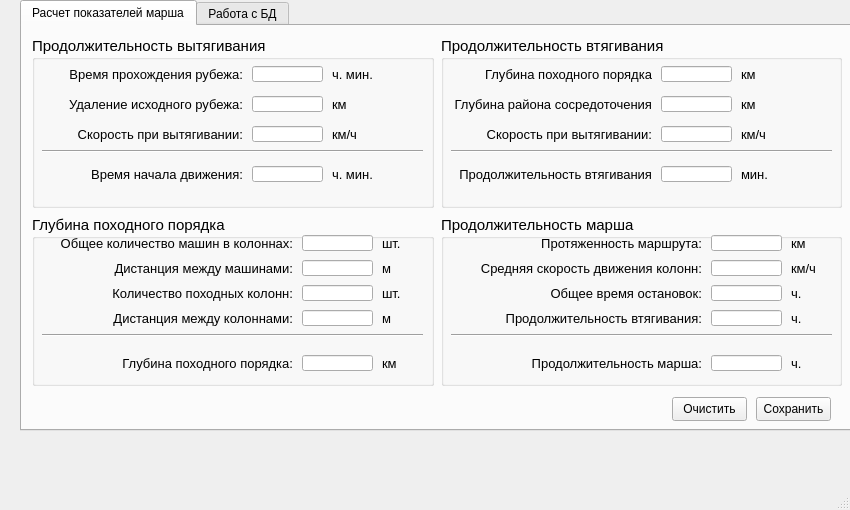
<?xml version="1.0" encoding="UTF-8"?>
<ui version="4.0">
 <class>MainWindow</class>
 <widget class="QMainWindow" name="MainWindow">
  <property name="geometry">
   <rect>
    <x>0</x>
    <y>0</y>
    <width>850</width>
    <height>510</height>
   </rect>
  </property>
  <property name="minimumSize">
   <size>
    <width>850</width>
    <height>510</height>
   </size>
  </property>
  <property name="maximumSize">
   <size>
    <width>850</width>
    <height>510</height>
   </size>
  </property>
  <property name="windowTitle">
   <string>Расчет показателей марша</string>
  </property>
  <widget class="QWidget" name="centralwidget">
   <widget class="QTabWidget" name="tabWidget">
    <property name="enabled">
     <bool>true</bool>
    </property>
    <property name="geometry">
     <rect>
      <x>20</x>
      <y>0</y>
      <width>831</width>
      <height>431</height>
     </rect>
    </property>
    <property name="minimumSize">
     <size>
      <width>831</width>
      <height>431</height>
     </size>
    </property>
    <property name="maximumSize">
     <size>
      <width>831</width>
      <height>431</height>
     </size>
    </property>
    <property name="baseSize">
     <size>
      <width>850</width>
      <height>510</height>
     </size>
    </property>
    <property name="toolTip">
     <string/>
    </property>
    <property name="statusTip">
     <string/>
    </property>
    <property name="whatsThis">
     <string/>
    </property>
    <property name="accessibleDescription">
     <string/>
    </property>
    <property name="currentIndex">
     <number>0</number>
    </property>
    <widget class="QWidget" name="tab_1">
     <property name="accessibleName">
      <string/>
     </property>
     <attribute name="title">
      <string>Расчет показателей марша</string>
     </attribute>
     <widget class="QGroupBox" name="groupBox">
      <property name="geometry">
       <rect>
        <x>10</x>
        <y>10</y>
        <width>402</width>
        <height>172</height>
       </rect>
      </property>
      <property name="font">
       <font>
        <pointsize>11</pointsize>
       </font>
      </property>
      <property name="title">
       <string>Продолжительность вытягивания</string>
      </property>
      <widget class="QLabel" name="label">
       <property name="geometry">
        <rect>
         <x>10</x>
         <y>30</y>
         <width>201</width>
         <height>16</height>
        </rect>
       </property>
       <property name="font">
        <font>
         <pointsize>10</pointsize>
        </font>
       </property>
       <property name="layoutDirection">
        <enum>Qt::LeftToRight</enum>
       </property>
       <property name="text">
        <string>Время прохождения рубежа:</string>
       </property>
       <property name="alignment">
        <set>Qt::AlignRight|Qt::AlignTrailing|Qt::AlignVCenter</set>
       </property>
      </widget>
      <widget class="QLabel" name="label_2">
       <property name="geometry">
        <rect>
         <x>20</x>
         <y>60</y>
         <width>191</width>
         <height>16</height>
        </rect>
       </property>
       <property name="font">
        <font>
         <pointsize>10</pointsize>
        </font>
       </property>
       <property name="layoutDirection">
        <enum>Qt::LeftToRight</enum>
       </property>
       <property name="text">
        <string>Удаление исходного рубежа:</string>
       </property>
       <property name="alignment">
        <set>Qt::AlignRight|Qt::AlignTrailing|Qt::AlignVCenter</set>
       </property>
      </widget>
      <widget class="QLabel" name="label_3">
       <property name="geometry">
        <rect>
         <x>20</x>
         <y>90</y>
         <width>191</width>
         <height>16</height>
        </rect>
       </property>
       <property name="font">
        <font>
         <pointsize>10</pointsize>
        </font>
       </property>
       <property name="layoutDirection">
        <enum>Qt::LeftToRight</enum>
       </property>
       <property name="text">
        <string>Скорость при вытягивании:</string>
       </property>
       <property name="alignment">
        <set>Qt::AlignRight|Qt::AlignTrailing|Qt::AlignVCenter</set>
       </property>
      </widget>
      <widget class="QLabel" name="label_4">
       <property name="geometry">
        <rect>
         <x>40</x>
         <y>130</y>
         <width>171</width>
         <height>16</height>
        </rect>
       </property>
       <property name="font">
        <font>
         <pointsize>10</pointsize>
        </font>
       </property>
       <property name="layoutDirection">
        <enum>Qt::LeftToRight</enum>
       </property>
       <property name="text">
        <string>Время начала движения:</string>
       </property>
       <property name="alignment">
        <set>Qt::AlignRight|Qt::AlignTrailing|Qt::AlignVCenter</set>
       </property>
      </widget>
      <widget class="Line" name="line">
       <property name="geometry">
        <rect>
         <x>10</x>
         <y>105</y>
         <width>381</width>
         <height>21</height>
        </rect>
       </property>
       <property name="orientation">
        <enum>Qt::Horizontal</enum>
       </property>
      </widget>
      <widget class="QLineEdit" name="lineEdit">
       <property name="geometry">
        <rect>
         <x>220</x>
         <y>30</y>
         <width>71</width>
         <height>16</height>
        </rect>
       </property>
       <property name="font">
        <font>
         <pointsize>10</pointsize>
        </font>
       </property>
      </widget>
      <widget class="QLineEdit" name="lineEdit_2">
       <property name="geometry">
        <rect>
         <x>220</x>
         <y>60</y>
         <width>71</width>
         <height>16</height>
        </rect>
       </property>
       <property name="font">
        <font>
         <pointsize>10</pointsize>
        </font>
       </property>
      </widget>
      <widget class="QLineEdit" name="lineEdit_3">
       <property name="enabled">
        <bool>true</bool>
       </property>
       <property name="geometry">
        <rect>
         <x>220</x>
         <y>90</y>
         <width>71</width>
         <height>16</height>
        </rect>
       </property>
       <property name="font">
        <font>
         <pointsize>10</pointsize>
        </font>
       </property>
       <property name="readOnly">
        <bool>false</bool>
       </property>
      </widget>
      <widget class="QLineEdit" name="lineEdit_4">
       <property name="enabled">
        <bool>true</bool>
       </property>
       <property name="geometry">
        <rect>
         <x>220</x>
         <y>130</y>
         <width>71</width>
         <height>16</height>
        </rect>
       </property>
       <property name="font">
        <font>
         <pointsize>10</pointsize>
        </font>
       </property>
       <property name="readOnly">
        <bool>true</bool>
       </property>
      </widget>
      <widget class="QLabel" name="label_13">
       <property name="geometry">
        <rect>
         <x>300</x>
         <y>30</y>
         <width>61</width>
         <height>16</height>
        </rect>
       </property>
       <property name="font">
        <font>
         <pointsize>10</pointsize>
        </font>
       </property>
       <property name="layoutDirection">
        <enum>Qt::LeftToRight</enum>
       </property>
       <property name="text">
        <string>ч. мин.</string>
       </property>
       <property name="alignment">
        <set>Qt::AlignLeading|Qt::AlignLeft|Qt::AlignVCenter</set>
       </property>
      </widget>
      <widget class="QLabel" name="label_14">
       <property name="geometry">
        <rect>
         <x>300</x>
         <y>60</y>
         <width>61</width>
         <height>16</height>
        </rect>
       </property>
       <property name="font">
        <font>
         <pointsize>10</pointsize>
        </font>
       </property>
       <property name="layoutDirection">
        <enum>Qt::LeftToRight</enum>
       </property>
       <property name="text">
        <string>км</string>
       </property>
       <property name="alignment">
        <set>Qt::AlignLeading|Qt::AlignLeft|Qt::AlignVCenter</set>
       </property>
      </widget>
      <widget class="QLabel" name="label_15">
       <property name="geometry">
        <rect>
         <x>300</x>
         <y>90</y>
         <width>61</width>
         <height>16</height>
        </rect>
       </property>
       <property name="font">
        <font>
         <pointsize>10</pointsize>
        </font>
       </property>
       <property name="layoutDirection">
        <enum>Qt::LeftToRight</enum>
       </property>
       <property name="text">
        <string>км/ч</string>
       </property>
       <property name="alignment">
        <set>Qt::AlignLeading|Qt::AlignLeft|Qt::AlignVCenter</set>
       </property>
      </widget>
      <widget class="QLabel" name="label_16">
       <property name="geometry">
        <rect>
         <x>300</x>
         <y>130</y>
         <width>61</width>
         <height>16</height>
        </rect>
       </property>
       <property name="font">
        <font>
         <pointsize>10</pointsize>
        </font>
       </property>
       <property name="layoutDirection">
        <enum>Qt::LeftToRight</enum>
       </property>
       <property name="text">
        <string>ч. мин.</string>
       </property>
       <property name="alignment">
        <set>Qt::AlignLeading|Qt::AlignLeft|Qt::AlignVCenter</set>
       </property>
      </widget>
     </widget>
     <widget class="QGroupBox" name="groupBox_2">
      <property name="geometry">
       <rect>
        <x>419</x>
        <y>10</y>
        <width>401</width>
        <height>172</height>
       </rect>
      </property>
      <property name="font">
       <font>
        <pointsize>11</pointsize>
       </font>
      </property>
      <property name="title">
       <string>Продолжительность втягивания</string>
      </property>
      <widget class="QLabel" name="label_5">
       <property name="geometry">
        <rect>
         <x>-10</x>
         <y>60</y>
         <width>221</width>
         <height>16</height>
        </rect>
       </property>
       <property name="font">
        <font>
         <pointsize>10</pointsize>
        </font>
       </property>
       <property name="layoutDirection">
        <enum>Qt::LeftToRight</enum>
       </property>
       <property name="text">
        <string>Глубина района сосредоточения</string>
       </property>
       <property name="alignment">
        <set>Qt::AlignRight|Qt::AlignTrailing|Qt::AlignVCenter</set>
       </property>
      </widget>
      <widget class="QLineEdit" name="lineEdit_8">
       <property name="geometry">
        <rect>
         <x>220</x>
         <y>130</y>
         <width>71</width>
         <height>16</height>
        </rect>
       </property>
       <property name="font">
        <font>
         <pointsize>10</pointsize>
        </font>
       </property>
       <property name="readOnly">
        <bool>true</bool>
       </property>
      </widget>
      <widget class="QLabel" name="label_6">
       <property name="geometry">
        <rect>
         <x>30</x>
         <y>90</y>
         <width>181</width>
         <height>16</height>
        </rect>
       </property>
       <property name="font">
        <font>
         <pointsize>10</pointsize>
        </font>
       </property>
       <property name="layoutDirection">
        <enum>Qt::LeftToRight</enum>
       </property>
       <property name="text">
        <string>Скорость при вытягивании:</string>
       </property>
       <property name="alignment">
        <set>Qt::AlignRight|Qt::AlignTrailing|Qt::AlignVCenter</set>
       </property>
      </widget>
      <widget class="QLabel" name="label_7">
       <property name="geometry">
        <rect>
         <x>10</x>
         <y>30</y>
         <width>201</width>
         <height>16</height>
        </rect>
       </property>
       <property name="font">
        <font>
         <pointsize>10</pointsize>
        </font>
       </property>
       <property name="layoutDirection">
        <enum>Qt::LeftToRight</enum>
       </property>
       <property name="text">
        <string>Глубина походного порядка</string>
       </property>
       <property name="alignment">
        <set>Qt::AlignRight|Qt::AlignTrailing|Qt::AlignVCenter</set>
       </property>
      </widget>
      <widget class="QLineEdit" name="lineEdit_5">
       <property name="geometry">
        <rect>
         <x>220</x>
         <y>30</y>
         <width>71</width>
         <height>16</height>
        </rect>
       </property>
       <property name="font">
        <font>
         <pointsize>10</pointsize>
        </font>
       </property>
       <property name="readOnly">
        <bool>true</bool>
       </property>
      </widget>
      <widget class="QLineEdit" name="lineEdit_6">
       <property name="geometry">
        <rect>
         <x>220</x>
         <y>60</y>
         <width>71</width>
         <height>16</height>
        </rect>
       </property>
       <property name="font">
        <font>
         <pointsize>10</pointsize>
        </font>
       </property>
      </widget>
      <widget class="QLabel" name="label_8">
       <property name="geometry">
        <rect>
         <x>10</x>
         <y>130</y>
         <width>201</width>
         <height>16</height>
        </rect>
       </property>
       <property name="font">
        <font>
         <pointsize>10</pointsize>
        </font>
       </property>
       <property name="layoutDirection">
        <enum>Qt::LeftToRight</enum>
       </property>
       <property name="text">
        <string>Продолжительность втягивания</string>
       </property>
       <property name="alignment">
        <set>Qt::AlignRight|Qt::AlignTrailing|Qt::AlignVCenter</set>
       </property>
      </widget>
      <widget class="Line" name="line_2">
       <property name="geometry">
        <rect>
         <x>10</x>
         <y>105</y>
         <width>381</width>
         <height>21</height>
        </rect>
       </property>
       <property name="orientation">
        <enum>Qt::Horizontal</enum>
       </property>
      </widget>
      <widget class="QLineEdit" name="lineEdit_7">
       <property name="geometry">
        <rect>
         <x>220</x>
         <y>90</y>
         <width>71</width>
         <height>16</height>
        </rect>
       </property>
       <property name="font">
        <font>
         <pointsize>10</pointsize>
        </font>
       </property>
      </widget>
      <widget class="QLabel" name="label_17">
       <property name="geometry">
        <rect>
         <x>300</x>
         <y>90</y>
         <width>61</width>
         <height>16</height>
        </rect>
       </property>
       <property name="font">
        <font>
         <pointsize>10</pointsize>
        </font>
       </property>
       <property name="layoutDirection">
        <enum>Qt::LeftToRight</enum>
       </property>
       <property name="text">
        <string>км/ч</string>
       </property>
       <property name="alignment">
        <set>Qt::AlignLeading|Qt::AlignLeft|Qt::AlignVCenter</set>
       </property>
      </widget>
      <widget class="QLabel" name="label_18">
       <property name="geometry">
        <rect>
         <x>300</x>
         <y>30</y>
         <width>61</width>
         <height>16</height>
        </rect>
       </property>
       <property name="font">
        <font>
         <pointsize>10</pointsize>
        </font>
       </property>
       <property name="layoutDirection">
        <enum>Qt::LeftToRight</enum>
       </property>
       <property name="text">
        <string>км</string>
       </property>
       <property name="alignment">
        <set>Qt::AlignLeading|Qt::AlignLeft|Qt::AlignVCenter</set>
       </property>
      </widget>
      <widget class="QLabel" name="label_19">
       <property name="geometry">
        <rect>
         <x>300</x>
         <y>130</y>
         <width>61</width>
         <height>16</height>
        </rect>
       </property>
       <property name="font">
        <font>
         <pointsize>10</pointsize>
        </font>
       </property>
       <property name="layoutDirection">
        <enum>Qt::LeftToRight</enum>
       </property>
       <property name="text">
        <string>мин.</string>
       </property>
       <property name="alignment">
        <set>Qt::AlignLeading|Qt::AlignLeft|Qt::AlignVCenter</set>
       </property>
      </widget>
      <widget class="QLabel" name="label_20">
       <property name="geometry">
        <rect>
         <x>300</x>
         <y>60</y>
         <width>61</width>
         <height>16</height>
        </rect>
       </property>
       <property name="font">
        <font>
         <pointsize>10</pointsize>
        </font>
       </property>
       <property name="layoutDirection">
        <enum>Qt::LeftToRight</enum>
       </property>
       <property name="text">
        <string>км</string>
       </property>
       <property name="alignment">
        <set>Qt::AlignLeading|Qt::AlignLeft|Qt::AlignVCenter</set>
       </property>
      </widget>
     </widget>
     <widget class="QGroupBox" name="groupBox_3">
      <property name="geometry">
       <rect>
        <x>10</x>
        <y>189</y>
        <width>402</width>
        <height>171</height>
       </rect>
      </property>
      <property name="font">
       <font>
        <pointsize>11</pointsize>
       </font>
      </property>
      <property name="title">
       <string>Глубина походного порядка</string>
      </property>
      <widget class="QLabel" name="label_9">
       <property name="geometry">
        <rect>
         <x>30</x>
         <y>45</y>
         <width>231</width>
         <height>16</height>
        </rect>
       </property>
       <property name="font">
        <font>
         <pointsize>10</pointsize>
        </font>
       </property>
       <property name="layoutDirection">
        <enum>Qt::LeftToRight</enum>
       </property>
       <property name="text">
        <string>Дистанция между машинами:</string>
       </property>
       <property name="alignment">
        <set>Qt::AlignRight|Qt::AlignTrailing|Qt::AlignVCenter</set>
       </property>
      </widget>
      <widget class="QLineEdit" name="lineEdit_11">
       <property name="geometry">
        <rect>
         <x>270</x>
         <y>70</y>
         <width>71</width>
         <height>16</height>
        </rect>
       </property>
       <property name="font">
        <font>
         <pointsize>10</pointsize>
        </font>
       </property>
      </widget>
      <widget class="QLabel" name="label_10">
       <property name="geometry">
        <rect>
         <x>40</x>
         <y>70</y>
         <width>221</width>
         <height>16</height>
        </rect>
       </property>
       <property name="font">
        <font>
         <pointsize>10</pointsize>
        </font>
       </property>
       <property name="layoutDirection">
        <enum>Qt::LeftToRight</enum>
       </property>
       <property name="text">
        <string>Количество походных колонн:</string>
       </property>
       <property name="alignment">
        <set>Qt::AlignRight|Qt::AlignTrailing|Qt::AlignVCenter</set>
       </property>
      </widget>
      <widget class="QLabel" name="label_11">
       <property name="geometry">
        <rect>
         <x>10</x>
         <y>20</y>
         <width>251</width>
         <height>16</height>
        </rect>
       </property>
       <property name="font">
        <font>
         <pointsize>10</pointsize>
        </font>
       </property>
       <property name="layoutDirection">
        <enum>Qt::LeftToRight</enum>
       </property>
       <property name="text">
        <string>Общее количество машин в колоннах:</string>
       </property>
       <property name="alignment">
        <set>Qt::AlignRight|Qt::AlignTrailing|Qt::AlignVCenter</set>
       </property>
      </widget>
      <widget class="QLineEdit" name="lineEdit_9">
       <property name="geometry">
        <rect>
         <x>270</x>
         <y>20</y>
         <width>71</width>
         <height>16</height>
        </rect>
       </property>
       <property name="font">
        <font>
         <pointsize>10</pointsize>
        </font>
       </property>
      </widget>
      <widget class="QLineEdit" name="lineEdit_10">
       <property name="geometry">
        <rect>
         <x>270</x>
         <y>45</y>
         <width>71</width>
         <height>16</height>
        </rect>
       </property>
       <property name="font">
        <font>
         <pointsize>10</pointsize>
        </font>
       </property>
      </widget>
      <widget class="QLabel" name="label_12">
       <property name="geometry">
        <rect>
         <x>20</x>
         <y>95</y>
         <width>241</width>
         <height>16</height>
        </rect>
       </property>
       <property name="font">
        <font>
         <pointsize>10</pointsize>
        </font>
       </property>
       <property name="layoutDirection">
        <enum>Qt::LeftToRight</enum>
       </property>
       <property name="text">
        <string>Дистанция между колоннами:</string>
       </property>
       <property name="alignment">
        <set>Qt::AlignRight|Qt::AlignTrailing|Qt::AlignVCenter</set>
       </property>
      </widget>
      <widget class="Line" name="line_3">
       <property name="geometry">
        <rect>
         <x>10</x>
         <y>110</y>
         <width>381</width>
         <height>21</height>
        </rect>
       </property>
       <property name="orientation">
        <enum>Qt::Horizontal</enum>
       </property>
      </widget>
      <widget class="QLineEdit" name="lineEdit_12">
       <property name="geometry">
        <rect>
         <x>270</x>
         <y>95</y>
         <width>71</width>
         <height>16</height>
        </rect>
       </property>
       <property name="font">
        <font>
         <pointsize>10</pointsize>
        </font>
       </property>
      </widget>
      <widget class="QLineEdit" name="lineEdit_13">
       <property name="enabled">
        <bool>true</bool>
       </property>
       <property name="geometry">
        <rect>
         <x>270</x>
         <y>140</y>
         <width>71</width>
         <height>16</height>
        </rect>
       </property>
       <property name="font">
        <font>
         <pointsize>10</pointsize>
        </font>
       </property>
       <property name="frame">
        <bool>true</bool>
       </property>
       <property name="readOnly">
        <bool>true</bool>
       </property>
      </widget>
      <widget class="QLabel" name="label_21">
       <property name="geometry">
        <rect>
         <x>60</x>
         <y>140</y>
         <width>201</width>
         <height>16</height>
        </rect>
       </property>
       <property name="font">
        <font>
         <pointsize>10</pointsize>
        </font>
       </property>
       <property name="layoutDirection">
        <enum>Qt::LeftToRight</enum>
       </property>
       <property name="text">
        <string>Глубина походного порядка:</string>
       </property>
       <property name="alignment">
        <set>Qt::AlignRight|Qt::AlignTrailing|Qt::AlignVCenter</set>
       </property>
      </widget>
      <widget class="QLabel" name="label_22">
       <property name="geometry">
        <rect>
         <x>350</x>
         <y>20</y>
         <width>61</width>
         <height>16</height>
        </rect>
       </property>
       <property name="font">
        <font>
         <pointsize>10</pointsize>
        </font>
       </property>
       <property name="layoutDirection">
        <enum>Qt::LeftToRight</enum>
       </property>
       <property name="text">
        <string>шт.</string>
       </property>
       <property name="alignment">
        <set>Qt::AlignLeading|Qt::AlignLeft|Qt::AlignVCenter</set>
       </property>
      </widget>
      <widget class="QLabel" name="label_23">
       <property name="geometry">
        <rect>
         <x>350</x>
         <y>45</y>
         <width>61</width>
         <height>16</height>
        </rect>
       </property>
       <property name="font">
        <font>
         <pointsize>10</pointsize>
        </font>
       </property>
       <property name="layoutDirection">
        <enum>Qt::LeftToRight</enum>
       </property>
       <property name="text">
        <string>м</string>
       </property>
       <property name="alignment">
        <set>Qt::AlignLeading|Qt::AlignLeft|Qt::AlignVCenter</set>
       </property>
      </widget>
      <widget class="QLabel" name="label_24">
       <property name="geometry">
        <rect>
         <x>350</x>
         <y>70</y>
         <width>61</width>
         <height>16</height>
        </rect>
       </property>
       <property name="font">
        <font>
         <pointsize>10</pointsize>
        </font>
       </property>
       <property name="layoutDirection">
        <enum>Qt::LeftToRight</enum>
       </property>
       <property name="text">
        <string>шт.</string>
       </property>
       <property name="alignment">
        <set>Qt::AlignLeading|Qt::AlignLeft|Qt::AlignVCenter</set>
       </property>
      </widget>
      <widget class="QLabel" name="label_25">
       <property name="geometry">
        <rect>
         <x>350</x>
         <y>95</y>
         <width>61</width>
         <height>16</height>
        </rect>
       </property>
       <property name="font">
        <font>
         <pointsize>10</pointsize>
        </font>
       </property>
       <property name="layoutDirection">
        <enum>Qt::LeftToRight</enum>
       </property>
       <property name="text">
        <string>м</string>
       </property>
       <property name="alignment">
        <set>Qt::AlignLeading|Qt::AlignLeft|Qt::AlignVCenter</set>
       </property>
      </widget>
      <widget class="QLabel" name="label_26">
       <property name="geometry">
        <rect>
         <x>350</x>
         <y>140</y>
         <width>61</width>
         <height>16</height>
        </rect>
       </property>
       <property name="font">
        <font>
         <pointsize>10</pointsize>
        </font>
       </property>
       <property name="layoutDirection">
        <enum>Qt::LeftToRight</enum>
       </property>
       <property name="text">
        <string>км</string>
       </property>
       <property name="alignment">
        <set>Qt::AlignLeading|Qt::AlignLeft|Qt::AlignVCenter</set>
       </property>
      </widget>
     </widget>
     <widget class="QGroupBox" name="groupBox_4">
      <property name="enabled">
       <bool>true</bool>
      </property>
      <property name="geometry">
       <rect>
        <x>419</x>
        <y>189</y>
        <width>401</width>
        <height>171</height>
       </rect>
      </property>
      <property name="font">
       <font>
        <pointsize>11</pointsize>
       </font>
      </property>
      <property name="title">
       <string>Продолжительность марша</string>
      </property>
      <widget class="QLabel" name="label_27">
       <property name="geometry">
        <rect>
         <x>40</x>
         <y>20</y>
         <width>221</width>
         <height>16</height>
        </rect>
       </property>
       <property name="font">
        <font>
         <pointsize>10</pointsize>
        </font>
       </property>
       <property name="layoutDirection">
        <enum>Qt::LeftToRight</enum>
       </property>
       <property name="text">
        <string>Протяженность маршрута:</string>
       </property>
       <property name="alignment">
        <set>Qt::AlignRight|Qt::AlignTrailing|Qt::AlignVCenter</set>
       </property>
      </widget>
      <widget class="QLabel" name="label_28">
       <property name="geometry">
        <rect>
         <x>350</x>
         <y>45</y>
         <width>61</width>
         <height>16</height>
        </rect>
       </property>
       <property name="font">
        <font>
         <pointsize>10</pointsize>
        </font>
       </property>
       <property name="layoutDirection">
        <enum>Qt::LeftToRight</enum>
       </property>
       <property name="text">
        <string>км/ч</string>
       </property>
       <property name="alignment">
        <set>Qt::AlignLeading|Qt::AlignLeft|Qt::AlignVCenter</set>
       </property>
      </widget>
      <widget class="QLabel" name="label_29">
       <property name="geometry">
        <rect>
         <x>90</x>
         <y>70</y>
         <width>171</width>
         <height>16</height>
        </rect>
       </property>
       <property name="font">
        <font>
         <pointsize>10</pointsize>
        </font>
       </property>
       <property name="layoutDirection">
        <enum>Qt::LeftToRight</enum>
       </property>
       <property name="text">
        <string>Общее время остановок:</string>
       </property>
       <property name="alignment">
        <set>Qt::AlignRight|Qt::AlignTrailing|Qt::AlignVCenter</set>
       </property>
      </widget>
      <widget class="QLabel" name="label_30">
       <property name="geometry">
        <rect>
         <x>10</x>
         <y>95</y>
         <width>251</width>
         <height>16</height>
        </rect>
       </property>
       <property name="font">
        <font>
         <pointsize>10</pointsize>
        </font>
       </property>
       <property name="layoutDirection">
        <enum>Qt::LeftToRight</enum>
       </property>
       <property name="text">
        <string>Продолжительность втягивания:</string>
       </property>
       <property name="alignment">
        <set>Qt::AlignRight|Qt::AlignTrailing|Qt::AlignVCenter</set>
       </property>
      </widget>
      <widget class="QLineEdit" name="lineEdit_16">
       <property name="geometry">
        <rect>
         <x>270</x>
         <y>70</y>
         <width>71</width>
         <height>16</height>
        </rect>
       </property>
       <property name="font">
        <font>
         <pointsize>10</pointsize>
        </font>
       </property>
      </widget>
      <widget class="QLineEdit" name="lineEdit_14">
       <property name="geometry">
        <rect>
         <x>270</x>
         <y>20</y>
         <width>71</width>
         <height>16</height>
        </rect>
       </property>
       <property name="font">
        <font>
         <pointsize>10</pointsize>
        </font>
       </property>
      </widget>
      <widget class="QLabel" name="label_31">
       <property name="geometry">
        <rect>
         <x>350</x>
         <y>70</y>
         <width>61</width>
         <height>16</height>
        </rect>
       </property>
       <property name="font">
        <font>
         <pointsize>10</pointsize>
        </font>
       </property>
       <property name="layoutDirection">
        <enum>Qt::LeftToRight</enum>
       </property>
       <property name="text">
        <string>ч.</string>
       </property>
       <property name="alignment">
        <set>Qt::AlignLeading|Qt::AlignLeft|Qt::AlignVCenter</set>
       </property>
      </widget>
      <widget class="QLabel" name="label_32">
       <property name="geometry">
        <rect>
         <x>350</x>
         <y>20</y>
         <width>61</width>
         <height>16</height>
        </rect>
       </property>
       <property name="font">
        <font>
         <pointsize>10</pointsize>
        </font>
       </property>
       <property name="layoutDirection">
        <enum>Qt::LeftToRight</enum>
       </property>
       <property name="text">
        <string>км</string>
       </property>
       <property name="alignment">
        <set>Qt::AlignLeading|Qt::AlignLeft|Qt::AlignVCenter</set>
       </property>
      </widget>
      <widget class="QLabel" name="label_33">
       <property name="geometry">
        <rect>
         <x>350</x>
         <y>95</y>
         <width>61</width>
         <height>16</height>
        </rect>
       </property>
       <property name="font">
        <font>
         <pointsize>10</pointsize>
        </font>
       </property>
       <property name="layoutDirection">
        <enum>Qt::LeftToRight</enum>
       </property>
       <property name="text">
        <string>ч.</string>
       </property>
       <property name="alignment">
        <set>Qt::AlignLeading|Qt::AlignLeft|Qt::AlignVCenter</set>
       </property>
      </widget>
      <widget class="QLabel" name="label_34">
       <property name="geometry">
        <rect>
         <x>20</x>
         <y>45</y>
         <width>241</width>
         <height>16</height>
        </rect>
       </property>
       <property name="font">
        <font>
         <pointsize>10</pointsize>
        </font>
       </property>
       <property name="layoutDirection">
        <enum>Qt::LeftToRight</enum>
       </property>
       <property name="text">
        <string>Средняя скорость движения колонн:</string>
       </property>
       <property name="alignment">
        <set>Qt::AlignRight|Qt::AlignTrailing|Qt::AlignVCenter</set>
       </property>
      </widget>
      <widget class="QLabel" name="label_35">
       <property name="geometry">
        <rect>
         <x>350</x>
         <y>140</y>
         <width>61</width>
         <height>16</height>
        </rect>
       </property>
       <property name="font">
        <font>
         <pointsize>10</pointsize>
        </font>
       </property>
       <property name="layoutDirection">
        <enum>Qt::LeftToRight</enum>
       </property>
       <property name="text">
        <string>ч.</string>
       </property>
       <property name="alignment">
        <set>Qt::AlignLeading|Qt::AlignLeft|Qt::AlignVCenter</set>
       </property>
      </widget>
      <widget class="QLineEdit" name="lineEdit_18">
       <property name="geometry">
        <rect>
         <x>270</x>
         <y>140</y>
         <width>71</width>
         <height>16</height>
        </rect>
       </property>
       <property name="font">
        <font>
         <pointsize>10</pointsize>
        </font>
       </property>
       <property name="readOnly">
        <bool>true</bool>
       </property>
      </widget>
      <widget class="QLabel" name="label_36">
       <property name="geometry">
        <rect>
         <x>90</x>
         <y>140</y>
         <width>171</width>
         <height>16</height>
        </rect>
       </property>
       <property name="font">
        <font>
         <pointsize>10</pointsize>
        </font>
       </property>
       <property name="layoutDirection">
        <enum>Qt::LeftToRight</enum>
       </property>
       <property name="text">
        <string>Продолжительность марша:</string>
       </property>
       <property name="alignment">
        <set>Qt::AlignRight|Qt::AlignTrailing|Qt::AlignVCenter</set>
       </property>
      </widget>
      <widget class="QLineEdit" name="lineEdit_15">
       <property name="geometry">
        <rect>
         <x>270</x>
         <y>45</y>
         <width>71</width>
         <height>16</height>
        </rect>
       </property>
       <property name="font">
        <font>
         <pointsize>10</pointsize>
        </font>
       </property>
      </widget>
      <widget class="QLineEdit" name="lineEdit_17">
       <property name="geometry">
        <rect>
         <x>270</x>
         <y>95</y>
         <width>71</width>
         <height>16</height>
        </rect>
       </property>
       <property name="font">
        <font>
         <pointsize>10</pointsize>
        </font>
       </property>
       <property name="readOnly">
        <bool>true</bool>
       </property>
      </widget>
      <widget class="Line" name="line_4">
       <property name="geometry">
        <rect>
         <x>10</x>
         <y>110</y>
         <width>381</width>
         <height>21</height>
        </rect>
       </property>
       <property name="orientation">
        <enum>Qt::Horizontal</enum>
       </property>
      </widget>
     </widget>
     <widget class="QPushButton" name="pushButton">
      <property name="geometry">
       <rect>
        <x>650</x>
        <y>371</y>
        <width>75</width>
        <height>24</height>
       </rect>
      </property>
      <property name="text">
       <string>Очистить</string>
      </property>
      <property name="autoDefault">
       <bool>false</bool>
      </property>
      <property name="default">
       <bool>false</bool>
      </property>
      <property name="flat">
       <bool>false</bool>
      </property>
     </widget>
     <widget class="QPushButton" name="saveBt">
      <property name="geometry">
       <rect>
        <x>734</x>
        <y>371</y>
        <width>75</width>
        <height>24</height>
       </rect>
      </property>
      <property name="text">
       <string>Сохранить</string>
      </property>
     </widget>
    </widget>
    <widget class="QWidget" name="tab_2">
     <attribute name="title">
      <string>Работа с БД</string>
     </attribute>
     <widget class="QTableView" name="tableView">
      <property name="geometry">
       <rect>
        <x>0</x>
        <y>0</y>
        <width>821</width>
        <height>401</height>
       </rect>
      </property>
      <property name="inputMethodHints">
       <set>Qt::ImhNone</set>
      </property>
      <property name="gridStyle">
       <enum>Qt::SolidLine</enum>
      </property>
      <property name="wordWrap">
       <bool>false</bool>
      </property>
      <attribute name="horizontalHeaderVisible">
       <bool>true</bool>
      </attribute>
      <attribute name="horizontalHeaderCascadingSectionResizes">
       <bool>false</bool>
      </attribute>
      <attribute name="verticalHeaderVisible">
       <bool>false</bool>
      </attribute>
     </widget>
    </widget>
   </widget>
  </widget>
  <widget class="QMenuBar" name="menubar">
   <property name="geometry">
    <rect>
     <x>0</x>
     <y>0</y>
     <width>850</width>
     <height>22</height>
    </rect>
   </property>
  </widget>
  <widget class="QStatusBar" name="statusbar"/>
 </widget>
 <resources/>
 <connections/>
</ui>
